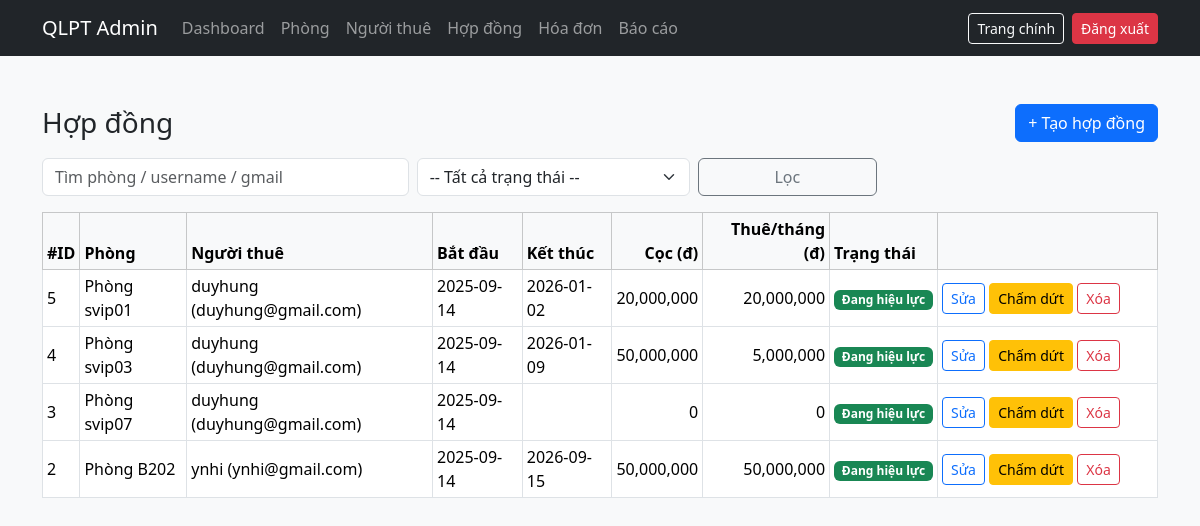
/contracts.php (signed in), run on the app's committed database.
### tables this page shows
CREATE TABLE `contracts` (
  `id` int(11) NOT NULL,
  `user_id` int(11) NOT NULL,
  `room_id` int(11) NOT NULL,
  `start_date` date NOT NULL,
  `end_date` date DEFAULT NULL,
  `deposit` int(11) DEFAULT 0,
  `monthly_rent` int(11) DEFAULT 0,
  `status` enum('active','ended','cancelled') DEFAULT 'active',
  `notes` text DEFAULT NULL,
  `created_at` timestamp NOT NULL DEFAULT current_timestamp()
);

CREATE TABLE `rooms` (
  `id` int(11) NOT NULL,
  `name` varchar(100) NOT NULL,
  `price` int(11) NOT NULL,
  `area` float NOT NULL,
  `address` varchar(255) DEFAULT NULL,
  `deposit` int(11) DEFAULT 0,
  `electric_price` int(11) DEFAULT 0,
  `water_price` int(11) DEFAULT 0,
  `max_people` int(11) DEFAULT 1,
  `floor` int(11) DEFAULT 1,
  `status` enum('empty','reserved','occupied','maintenance') DEFAULT 'empty',
  `description` text DEFAULT NULL,
  `furnished` tinyint(1) DEFAULT 0,
  `ac` tinyint(1) DEFAULT 0,
  `private_bath` tinyint(1) DEFAULT 0,
  `kitchen` tinyint(1) DEFAULT 0,
  `balcony` tinyint(1) DEFAULT 0,
  `parking` tinyint(1) DEFAULT 0,
  `pet_friendly` tinyint(1) DEFAULT 0,
  `internet` tinyint(1) DEFAULT 0,
  `utilities_included` tinyint(1) DEFAULT 0,
  `available_from` date DEFAULT NULL,
  `image` varchar(255) DEFAULT NULL,
  `created_at` timestamp NOT NULL DEFAULT current_timestamp()
);

CREATE TABLE `users` (
  `id` int(11) NOT NULL,
  `username` varchar(50) NOT NULL,
  `password` varchar(255) NOT NULL,
  `role` enum('user','admin') NOT NULL DEFAULT 'user',
  `full_name` varchar(100) DEFAULT NULL,
  `phone` varchar(20) DEFAULT NULL,
  `created_at` timestamp NOT NULL DEFAULT current_timestamp(),
  `gmail` varchar(50) NOT NULL,
  `fullname` varchar(100) DEFAULT NULL,
  `status` enum('pending','active','rejected') NOT NULL DEFAULT 'pending'
);

### functions.php (called while the page is built, shortened)
<?php
require_once __DIR__ . "/config.php";
function q(string $sql, string $types = "", array $params = []) : mysqli_stmt {
  global $conn;
  $stmt = $conn->prepare($sql);
  if ($types && $params) $stmt->bind_param($types, ...$params);
  if (!$stmt->execute()) die("Lỗi execute: ".$stmt->error);
  return $stmt;
}
function get_row(mysqli_stmt $stmt) { $rs = $stmt->get_result(); return $rs? $rs->fetch_assoc() : null; }
function get_all(mysqli_stmt $stmt) { $rs = $stmt->get_result(); return $rs? $rs->fetch_all(MYSQLI_ASSOC):[]; }
function esc($s){ return htmlspecialchars((string)$s, ENT_QUOTES|ENT_SUBSTITUTE, 'UTF-8'); }
function paginate($total,$page,$per){
  $pages = max(1,(int)ceil($total / max(1,$per)));
  $page = max(1, min($page, $pages));
  return [$page,$pages];
}

### contracts.php (the view, shortened to what this page needs)
<?php
require_once __DIR__ . "/../core/auth.php";
require_once __DIR__ . "/../core/functions.php";
function col_exists($table,$col){
  $row = get_row(q("
    SELECT 1 ok
    FROM INFORMATION_SCHEMA.COLUMNS
    WHERE TABLE_SCHEMA = DATABASE()
      AND TABLE_NAME=? AND COLUMN_NAME=? LIMIT 1
  ","ss",[$table,$col]));
  return (bool)$row;
}
$RENT_COL = col_exists('contracts','monthly_rent') ? 'monthly_rent'
          : (col_exists('contracts','price') ? 'price' : null);
$qstr   = trim($_GET['q'] ?? '');
$page   = max(1,(int)($_GET['page'] ?? 1));
$per    = 15;
$where  = "WHERE 1=1";
$params = []; $types = "";
$cnt = get_row(q("SELECT COUNT(*) c
                  FROM contracts c
                  JOIN rooms r ON r.id=c.room_id
                  JOIN users u ON u.id=c.user_id
                  $where",$types,$params));
$total = (int)($cnt['c'] ?? 0);
list($page,$pages) = paginate($total,$page,$per);
$off = ($page-1)*$per;
$sql = "
  SELECT c.id, c.room_id, c.user_id, c.start_date, c.end_date, c.deposit, c.status,
         c.`$RENT_COL` AS rent,
         r.name AS room_name,
         u.username, u.gmail, u.fullname
  FROM contracts c
  JOIN rooms r ON r.id=c.room_id
  JOIN users u ON u.id=c.user_id
  $where
  ORDER BY (c.status='active') DESC, c.start_date DESC, c.id DESC
  LIMIT ? OFFSET ?
";
$rows = get_all(q($sql, $types."ii", array_merge($params,[$per,$off])));
?>
<!doctype html>
<html lang="vi">
<head>
<link rel="stylesheet" href="https://cdn.jsdelivr.net/npm/bootstrap@5.3.3/dist/css/bootstrap.min.css">
</head>
<body class="bg-light">
<?php if (is_file(__DIR__."/_nav.php")) include __DIR__."/_nav.php"; ?>
<div class="container py-4">
  <div class="d-flex justify-content-between align-items-center mb-3">
    <h3 class="mb-0">Hợp đồng</h3>
    <div>
      <a class="btn btn-primary" href="contract_edit.php">+ Tạo hợp đồng</a>
    </div>
  </div>
  <form class="row g-2 mb-3">
    <div class="col-md-4">
      <input name="q" class="form-control" value="<?=esc($qstr)?>" placeholder="Tìm phòng / username / gmail">
    </div>
    <div class="col-md-3">
      <select name="status" class="form-select">
        <option value="">-- Tất cả trạng thái --</option>
      </select>
    </div>
    <div class="col-md-2">
      <button class="btn btn-outline-secondary w-100">Lọc</button>
    </div>
  </form>
  <div class="table-responsive">
    <table class="table table-sm table-bordered bg-white align-middle">
      <thead class="table-light">
        <tr>
          <th>#ID</th>
          <th>Phòng</th>
          <th>Người thuê</th>
          <th>Bắt đầu</th>
          <th>Kết thúc</th>
          <th class="text-end">Cọc (đ)</th>
          <th class="text-end">Thuê/tháng (đ)</th>
          <th>Trạng thái</th>
          <th style="width:220px"></th>
        </tr>
      </thead>
      <tbody>
      <?php foreach($rows as $r): ?>
        <tr>
          <td><?= (int)$r['id'] ?></td>
          <td><?= esc($r['room_name']) ?></td>
          <td><?= esc($r['username']) ?> (<?= esc($r['gmail']) ?>)</td>
          <td><?= esc($r['start_date']) ?></td>
          <td><?= esc($r['end_date']) ?></td>
          <td class="text-end"><?= number_format((int)$r['deposit']) ?></td>
          <td class="text-end"><?= number_format((int)$r['rent']) ?></td>
          <td>
            <?php
              $map = ['active'=>['success','Đang hiệu lực'],
                      'terminated'=>['secondary','Đã chấm dứt'],
                      'cancelled'=>['dark','Huỷ']];
              [$bg,$txt] = $map[$r['status']] ?? ['light',$r['status']];
            ?>
            <span class="badge bg-<?= $bg ?>"><?= $txt ?></span>
          </td>
          <td class="text-nowrap">
            <a class="btn btn-sm btn-outline-primary" href="contract_edit.php?id=<?= (int)$r['id'] ?>">Sửa</a>
            <?php if($r['status']==='active'): ?>
              <form method="post" class="d-inline" onsubmit="return confirm('Chấm dứt hợp đồng này?');">
                <button class="btn btn-sm btn-warning">Chấm dứt</button>
              </form>
            <?php endif; ?>
            <form method="post" class="d-inline" onsubmit="return confirm('Xóa hợp đồng này?');">
              <button class="btn btn-sm btn-outline-danger">Xóa</button>
            </form>
          </td>
        </tr>
      <?php endforeach; ?>
      </tbody>
    </table>
  </div>
</div>
</body>
</html>

### data on the page
contracts: id "5", room.name "Phòng svip01", user.username "duyhung", user.gmail "duyhung@gmail.com", start_date "2025-09-14", end_date "2026-01-02", deposit "20,000,000", monthly_rent "20,000,000", txt "Đang hiệu lực"
contracts: id "4", room.name "Phòng svip03", user.username "duyhung", user.gmail "duyhung@gmail.com", start_date "2025-09-14", end_date "2026-01-09", deposit "50,000,000", monthly_rent "5,000,000", txt "Đang hiệu lực"
contracts: id "3", room.name "Phòng svip07", user.username "duyhung", user.gmail "duyhung@gmail.com", start_date "2025-09-14", deposit "0", monthly_rent "0", txt "Đang hiệu lực"
contracts: id "2", room.name "Phòng B202", user.username "ynhi", user.gmail "ynhi@gmail.com", start_date "2025-09-14", end_date "2026-09-15", deposit "50,000,000", monthly_rent "50,000,000", txt "Đang hiệu lực"
